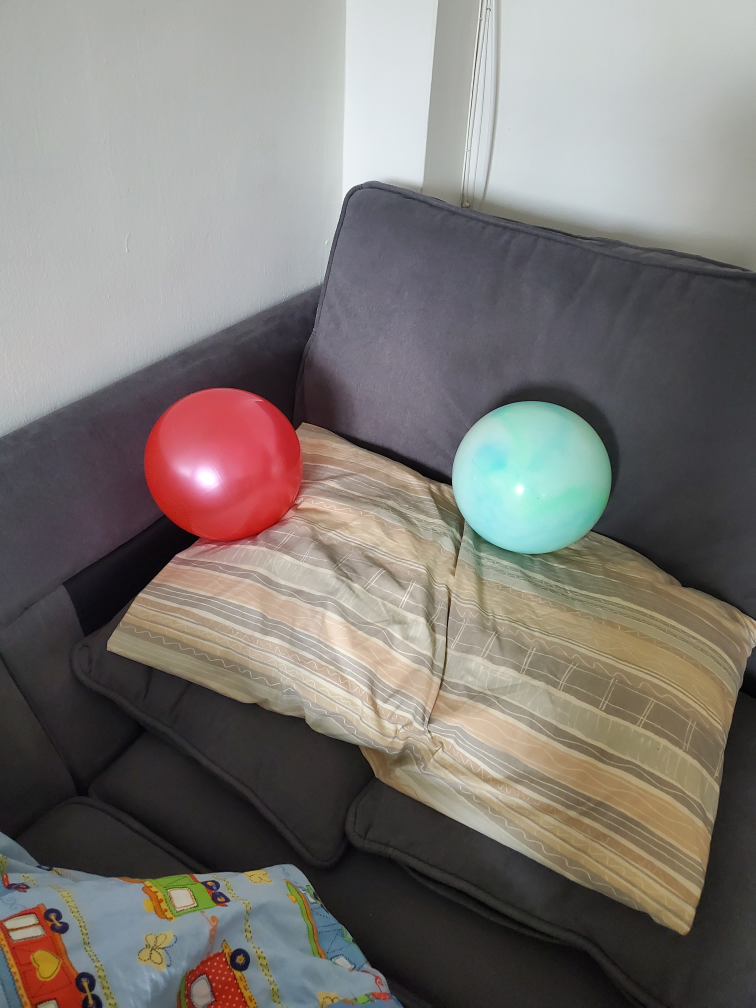
#> input picture first/red_ball.jpg, 3024 x 4032 px, given in place of red_cap.jpg, which was not available (shown at 1/4 size)
$ python display.py
#> lines starting #> are read from the running program, lines starting #| are printed output that depends on the picture; after the words box and inside, x2 and y2 are one past the last pixel; in counts of white or black regions, pixels touching at a corner belong together; pictures that were not available may be replaced by others from this repository, and a replacement may not be noted
### first/detect_ball.py
import cv2
import numpy as np
import sys

image = "C:/Users/brian/Code/testing/first/red_cap.jpg"
img = cv2.imread(image)
#> img is the input picture: shape (4032, 3024, 3); mean B, G, R 116.5, 120.7, 125.7
output = img.copy()

#display
width = 360
height = 480
display = "Display_Window"


# [19 lines left out: function detect, not called in this run]

### first/contour.py
import cv2
import numpy as np
import sys

image = "C:/Users/brian/Code/testing/first/stop_sign.jpg"

#display
width = 900
height = 480
display = "Display_Window"

img = cv2.imread(image)
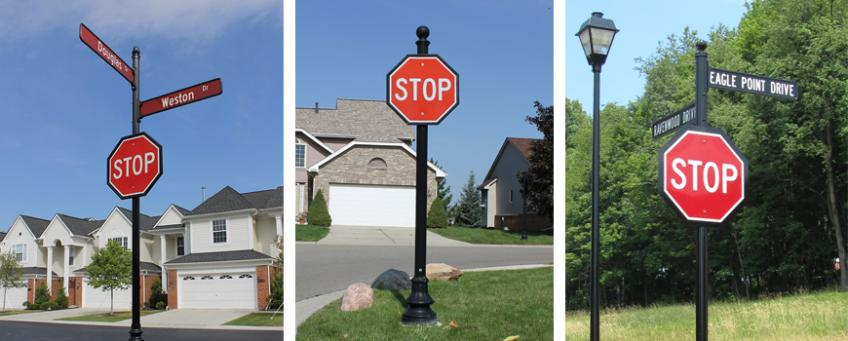
#> input picture first/stop_sign.jpg, 848 x 341 px, found by its file name
#> img is the input picture: shape (341, 848, 3); mean B, G, R 131.9, 128.3, 116.9
img = cv2.resize(img, (width,height))
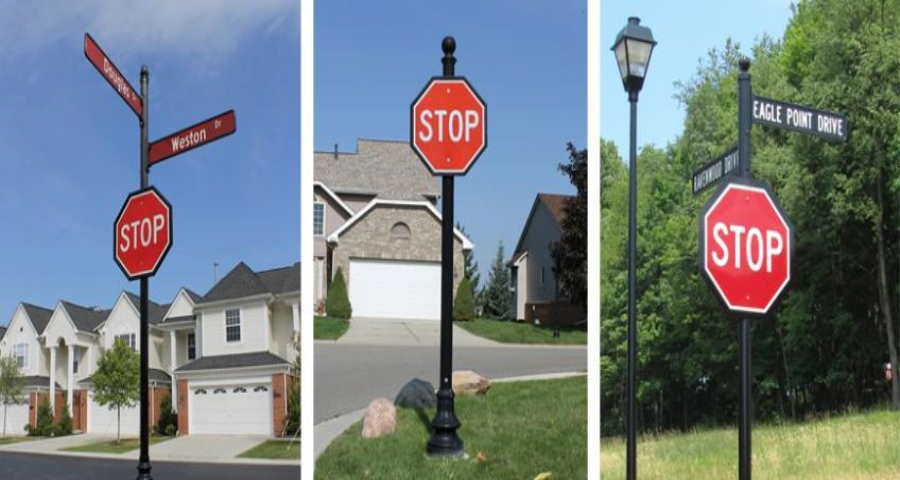
#> img: shape (480, 900, 3); mean B, G, R 131.8, 128.2, 116.8
img = cv2.blur(img, (5,5))

# [22 lines left out: function contours, not called in this run]


'''
def coordinates(contours):

    font = cv2.FONT_HERSHEY_COMPLEX

    n = contours.approx.ravel()
    i = 0

    for j in n :
        if(i % 2 == 0):
            x = n[i]
            y = n[i + 1]

            # String containing the co-ordinates.
            string = str(x) + " " + str(y)

            if(i == 0):
                # text on topmost co-ordinate.
                cv2.putText(img2, "Arrow tip", (x, y),
                                font, 0.5, (255, 0, 0))
            else:
                # text on remaining co-ordinates.
                cv2.putText(img2, string, (x, y),
                            font, 0.5, (0, 255, 0))
        i = i + 1

    # Showing the final image.
    cv2.imshow('image2', img2)
    cv2.waitKey(0)
    '''

### first/display.py
import cv2
import numpy as np
import sys
import detect_ball
import contour

image = "C:/Users/brian/Code/testing/first/stop_sign.jpg"

#display
width = 900
height = 480
display = "Display_Window"

img = cv2.imread(image)

if img is None:
    sys.exit("Could not read the image.")

img = cv2.resize(img, (width,height)) #make img smaller
img = cv2.blur(img, (1,1)) #blur a little

#d_img = img.copy()

#color mask
hsv = cv2.cvtColor(img, cv2.COLOR_RGB2HSV)
#> hsv: shape (480, 900, 3); mean H, S, V 54.6, 78.1, 149.9
dark_red = np.array([0, 50, 132])
light_red = np.array([179, 255,255])
mask_hsv = cv2.inRange(hsv, dark_red, light_red)
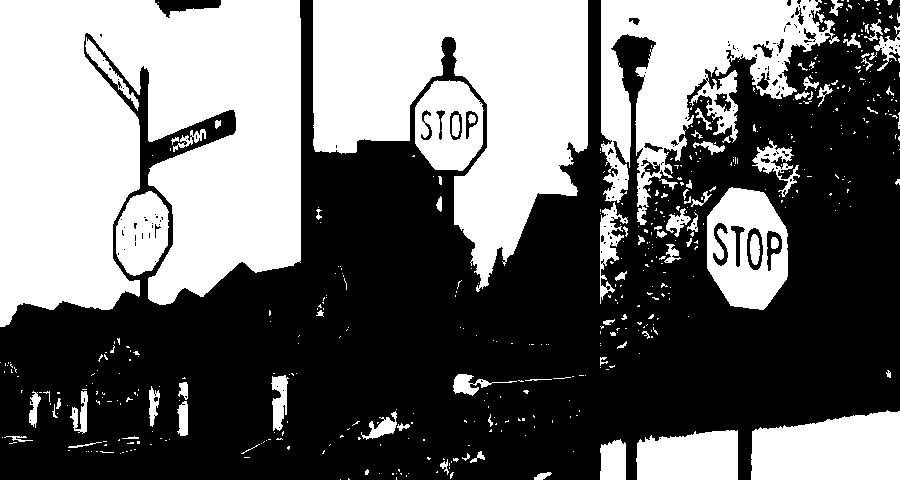
#> mask_hsv: shape (480, 900); 43% white; 518 white regions (427 under 20 px), largest, box (x1, y1, x2, y2) and area: (0, 0, 301, 327) 78548, (313, 0, 588, 292) 44347, (601, 0, 840, 225) 23040
img = cv2.bitwise_and(img, img, mask=mask_hsv)
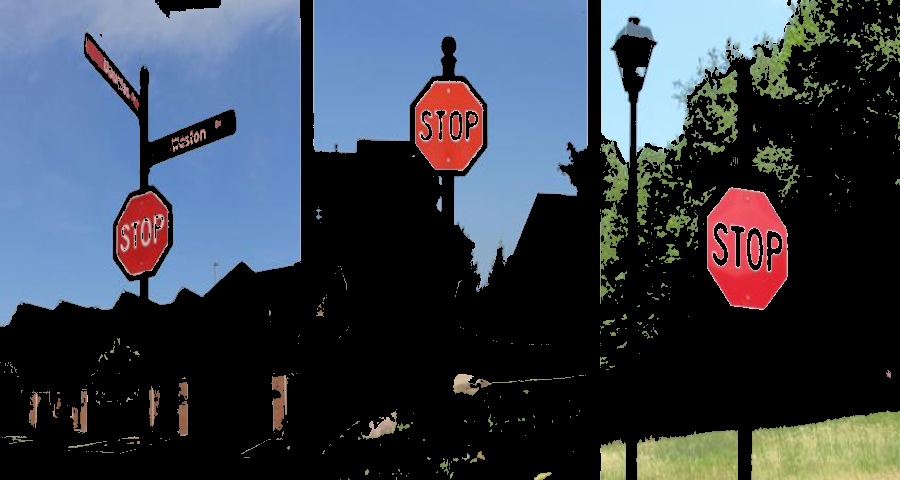
#> img: shape (480, 900, 3); mean B, G, R 76, 64.8, 56.8

#erode and dialate cuz why not
img = cv2.erode(img, None, iterations=2)
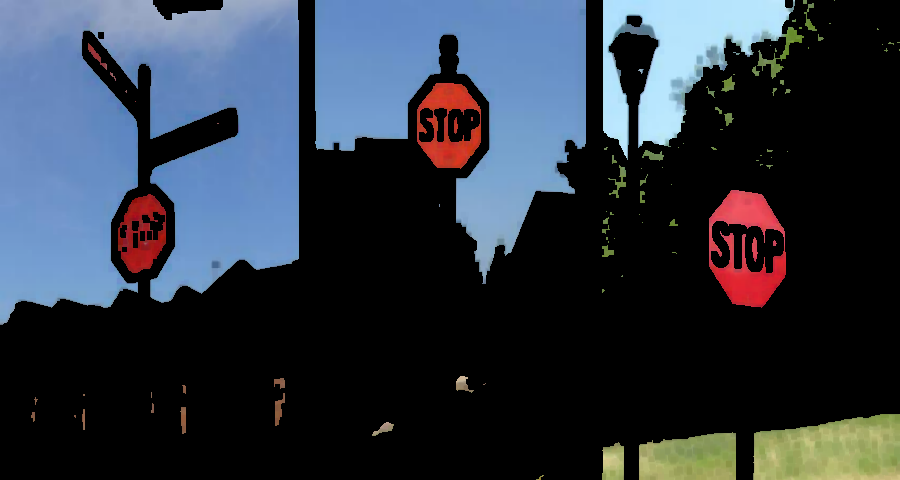
#> img: shape (480, 900, 3); mean B, G, R 65.8, 53.9, 45.7
img = cv2.dilate(img, None, iterations=1)
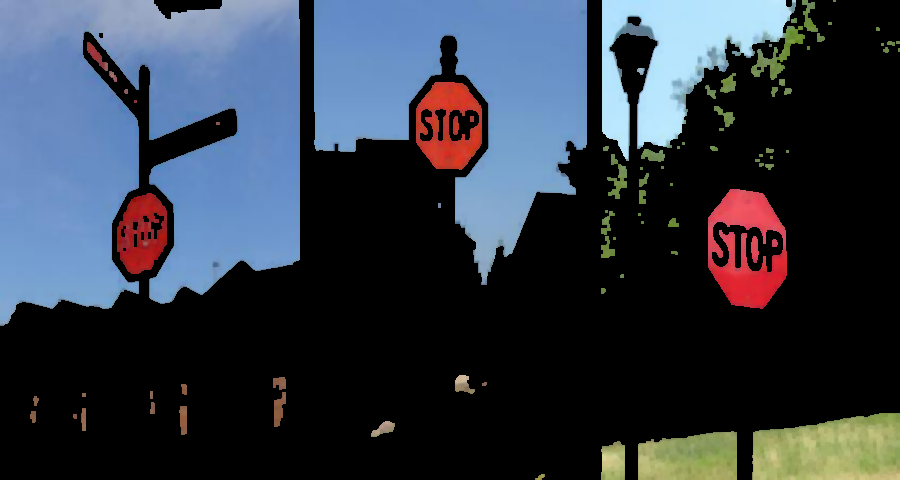
#> img: shape (480, 900, 3); mean B, G, R 69.1, 57.1, 49.2

# [5 lines of commented-out code are left out]

while True:
    cv2.imshow(display, img)
    k = cv2.waitKey(0)
#> (key q is pressed here)

    #if k == ord('d'):
        #detect_ball.detect(d_img)

    if k == ord('c'):
        contour.contours(img)

    if k == ord('f'):
        cv2.imshow(display, img)

    if k == ord('q'):
        cv2.destroyAllWindows()
        break

    if k == ord("s"):
        cv2.imwrite("new red_cap.jpg", img)
